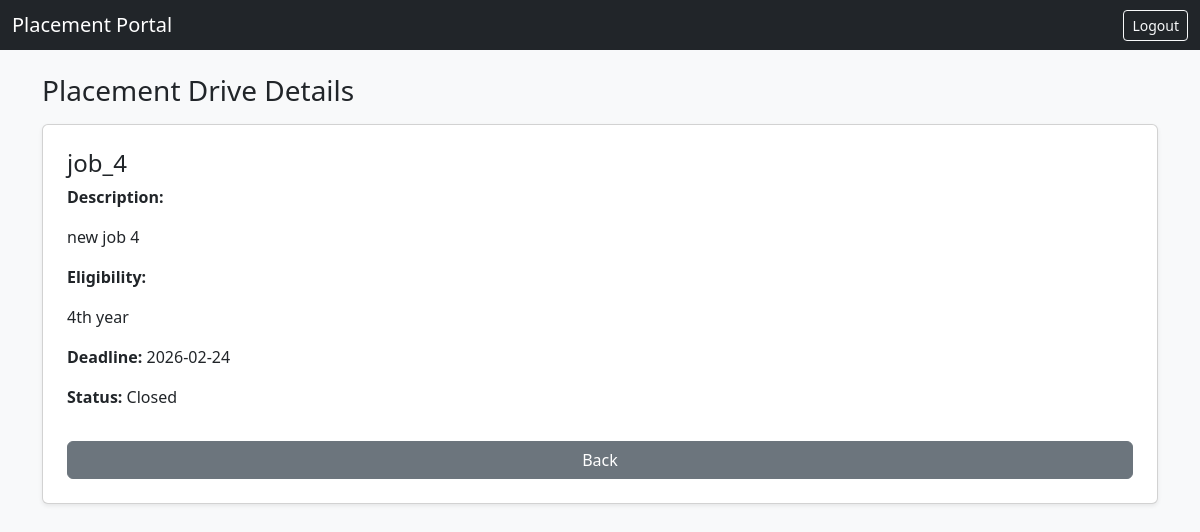
Page /company/drives/4 (signed in) on the earlier database version.
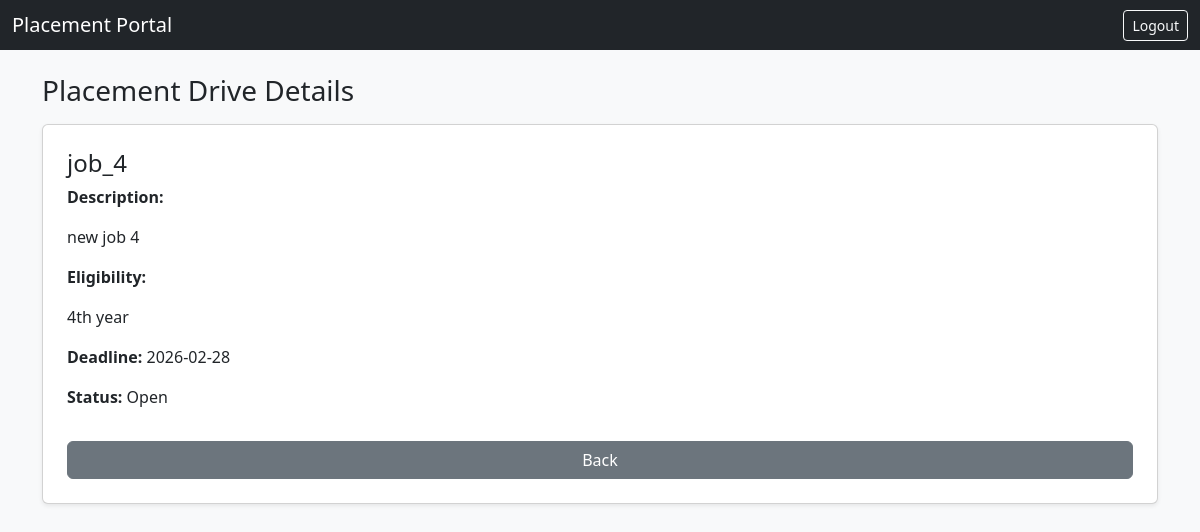
Same page on the later database version.
### dp.py (models this page shows)
class PlacementDrive(db.Model):
    __tablename__ = "placement_drives"
    id = db.Column(db.Integer, primary_key=True)
    company_id = db.Column(
        db.Integer, db.ForeignKey("companies.id"), nullable=False
    )
    job_title = db.Column(db.String(150), nullable=False)
    job_description = db.Column(db.String(2000))
    eligibility = db.Column(db.String(2000))
    deadline = db.Column(db.Date)
    status = db.Column(db.String(20), default="Pending")
    company = db.relationship("Company", backref="drives")
    applications = db.relationship("Application", backref="drive", cascade="all, delete" )

### app.py (the view)
@app.route("/company/drives/<int:drive_id>")
@login_required
def view_drive(drive_id):
    if current_user.role != "company":
        abort(403)
    drive = PlacementDrive.query.get(drive_id)
    company = Company.query.filter_by(user_id=current_user.id).first()
    if drive.company_id != company.id:
        abort(403)
    return render_template(
        "drive_view.html",
        drive=drive
    )

### app.py (called while the page is built)
@login_manager.user_loader
def load_user(user_id):
    return User.query.get(int(user_id))

### templates/drive_view.html (shortened to what this page needs)
{% extends "index.html" %}
{% block content %}
<h3 class="mb-3">Placement Drive Details</h3>
<div class="card p-4 shadow-sm">
    <h4>{{ drive.job_title }}</h4>
    <p><strong>Description:</strong></p>
    <p>{{ drive.job_description }}</p>
    <p><strong>Eligibility:</strong></p>
    <p>{{ drive.eligibility }}</p>
    <p><strong>Deadline:</strong> {{ drive.deadline }}</p>
    <p><strong>Status:</strong> {{ drive.status }}</p>
    <a href="/dashboard"
       class="btn btn-secondary mt-3">
        Back
    </a>
</div>
{% endblock %}

Differences in the rows shown:
changed PlacementDrive "job_4": deadline "2026-02-24" → "2026-02-28"; status "Closed" → "Open"
